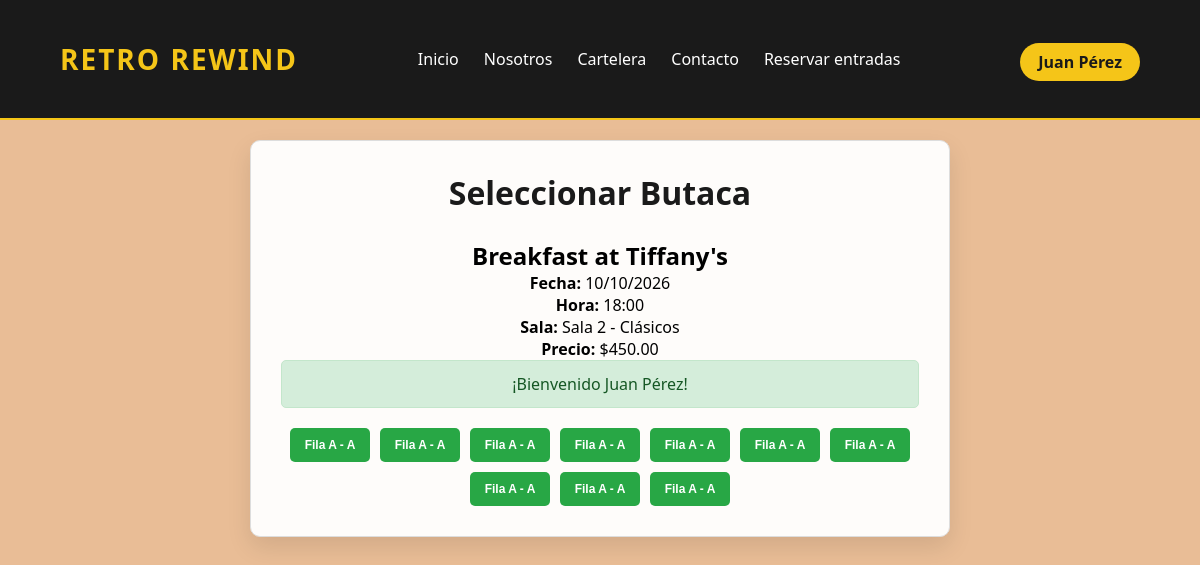
/public/?ruta=entrada&funcion=3 (signed in), run on the app's committed database.
### tables this page shows
CREATE TABLE `funciones` (
  `id_funcion` int(11) NOT NULL AUTO_INCREMENT,
  `id_pelicula` int(11) NOT NULL,
  `id_sala` int(11) NOT NULL,
  `fecha` date NOT NULL,
  `horario` time NOT NULL,
  `precio` decimal(10,2) NOT NULL,
  `activo` tinyint(1) NOT NULL DEFAULT 1,
  PRIMARY KEY (`id_funcion`),
  FOREIGN KEY (`id_pelicula`) REFERENCES `peliculas`(`id_pelicula`) ON DELETE RESTRICT,
  FOREIGN KEY (`id_sala`) REFERENCES `salas`(`id_sala`) ON DELETE RESTRICT
);

CREATE TABLE `peliculas` (
  `id_pelicula` int(11) NOT NULL AUTO_INCREMENT,
  `titulo` varchar(150) NOT NULL,
  `descripcion` text NOT NULL,
  `duracion` int(11) NOT NULL,
  `genero` varchar(50) NOT NULL,
  `clasificacion` varchar(10) NOT NULL,
  `anio_estreno` int(11) NOT NULL,
  `posterurl` varchar(255) NOT NULL,
  `trailerurl` varchar(255) DEFAULT NULL,
  `puntaje` decimal(3,1) DEFAULT NULL,
  `destacada` tinyint(1) NOT NULL DEFAULT 0,
  `activo` tinyint(1) NOT NULL DEFAULT 1,
  PRIMARY KEY (`id_pelicula`)
);

CREATE TABLE `salas` (
  `id_sala` int(11) NOT NULL AUTO_INCREMENT,
  `nombre` varchar(50) NOT NULL,
  `capacidad` int(11) NOT NULL,
  `activo` tinyint(1) NOT NULL DEFAULT 1,
  PRIMARY KEY (`id_sala`)
);

CREATE TABLE `butacas` (
  `id_butaca` int(11) NOT NULL AUTO_INCREMENT,
  `id_funcion` int(11) NOT NULL,
  `numero_butaca` varchar(10) NOT NULL,
  `estado` enum('disponible','reservada','ocupada') NOT NULL DEFAULT 'disponible',
  `activo` tinyint(1) NOT NULL DEFAULT 1,
  PRIMARY KEY (`id_butaca`),
  FOREIGN KEY (`id_funcion`) REFERENCES `funciones`(`id_funcion`) ON DELETE CASCADE
);

### controladores/UsuarioControlador.php (called while the page is built, shortened)
<?php
require_once __DIR__ . '/../models/FuncionModelo.php';
require_once __DIR__ . '/../models/ButacaModelo.php';
require_once __DIR__ . '/../helpers/funciones.php';
class UsuarioControlador {
    public function entrada() {
        $id_funcion = isset($_GET['funcion']) ? intval($_GET['funcion']) : 0;
        $funcion = FuncionModelo::obtenerPorId($id_funcion);
        $butacas_disponibles = ButacaModelo::obtenerDisponibles($id_funcion);
        $mensaje = getMensaje();
        require_once __DIR__ . '/../views/usuario/entrada.php';
    }
}
?>

### models/FuncionModelo.php (called while the page is built, shortened)
<?php
class FuncionModelo {
    public static function obtenerPorId($id) {
        $db = ConexionBD::getInstancia()->getConexion();
        $stmt = $db->prepare("SELECT f.*, p.titulo as pelicula_titulo, p.posterurl, s.nombre as sala_nombre, s.capacidad
                              FROM funciones f
                              JOIN peliculas p ON f.id_pelicula = p.id_pelicula
                              JOIN salas s ON f.id_sala = s.id_sala
                              WHERE f.id_funcion = ? AND f.activo = 1");
        $stmt->execute([$id]);
        return $stmt->fetch();
    }
}
?>

### helpers/funciones.php (called while the page is built, shortened)
<?php
function getMensaje() {
    if (isset($_SESSION['mensaje'])) {
        $mensaje = $_SESSION['mensaje'];
        return $mensaje;
    }
    return null;
}
function formatearFecha($fecha, $formato = 'd/m/Y H:i') {
    $datetime = new DateTime($fecha);
    return $datetime->format($formato);
}
?>

### models/ButacaModelo.php (called while the page is built, shortened)
<?php
class ButacaModelo {
    public static function obtenerDisponibles($id_funcion) {
        $db = ConexionBD::getInstancia()->getConexion();
        $stmt = $db->prepare("SELECT * FROM butacas
                              WHERE id_funcion = ? AND estado = 'disponible' AND activo = 1
                              ORDER BY numero_butaca");
        $stmt->execute([$id_funcion]);
        return $stmt->fetchAll();
    }
}
?>

### views/usuario/entrada.php (the view, shortened to what this page needs)
<!DOCTYPE html>
<html lang="es">
<head>
    <link rel="stylesheet" href="<?php echo BASE_URL; ?>css/estilos.css">
</head>
<body>
    <header>
        <nav class="navbar">
            <h1><?php echo SITE_NAME; ?></h1>
            <ul>
                <li><a href="<?php echo BASE_URL; ?>?ruta=home">Inicio</a></li>
                <li><a href="<?php echo BASE_URL; ?>?ruta=nosotros">Nosotros</a></li>
                <li><a href="<?php echo BASE_URL; ?>?ruta=cartelera">Cartelera</a></li>
                <li><a href="<?php echo BASE_URL; ?>?ruta=contacto">Contacto</a></li>
                <li><a href="<?php echo BASE_URL; ?>?ruta=reservar">Reservar entradas</a></li>
            </ul>
            <div class="button">
                <a href="<?php echo BASE_URL; ?>?ruta=perfil">
                    <p><?php echo $_SESSION['usuario_nombre']; ?></p>
                </a>
            </div>
        </nav>
    </header>
    <div class="entrada-container">
        <h1> Seleccionar Butaca</h1>
        <h2><?php echo $funcion['pelicula_titulo']; ?></h2>
        <p><strong> Fecha:</strong> <?php echo formatearFecha($funcion['fecha'], 'd/m/Y'); ?></p>
        <p><strong> Hora:</strong> <?php echo substr($funcion['horario'], 0, 5); ?></p>
        <p><strong> Sala:</strong> <?php echo $funcion['sala_nombre']; ?></p>
        <p><strong> Precio:</strong> $<?php echo number_format($funcion['precio'], 2); ?></p>
        <?php if (isset($mensaje)): ?>
            <div class="mensaje <?php echo $mensaje['tipo']; ?>">
                <?php echo $mensaje['texto']; ?>
            </div>
        <?php endif; ?>
        <?php if (empty($butacas_disponibles)): ?>
            <p class="no-butacas">No hay butacas disponibles para esta función.</p>
        <?php else: ?>
            <div class="butacas-grid">
                <?php foreach ($butacas_disponibles as $butaca): ?>
                    <form action="<?php echo BASE_URL; ?>?ruta=procesar_compra" method="POST" class="butaca-form">
                        <button type="submit" class="butaca-btn">
                            <?php echo $butaca['numero_butaca']; ?>
                        </button>
                    </form>
                <?php endforeach; ?>
            </div>
        <?php endif; ?>
    </div>
</body>
</html>

### public/css/estilos.css (style rules this page uses)
* { margin: 0; padding: 0; box-sizing: border-box; }
body { background-color: #e9bd96; text-align: center; margin: 0; padding: 0; font-family: 'Segoe UI', Tahoma, Geneva, Verdana, sans-serif; padding-top: 120px; }
a { text-decoration: none; }
.navbar { position: fixed; top: 0; width: 100%; height: 120px; z-index: 1000; background-color: #1a1a1a; border-bottom: 2px solid #f5c518; display: flex; align-items: center; justify-content: space-between; padding: 0 5%; flex-wrap: wrap; gap: 15px; box-sizing: border-box; }
.navbar h1 { color: #f5c518; margin: 0; font-size: 28px; letter-spacing: 2px; width: auto; font-weight: 700; }
.navbar ul { display: flex; list-style: none; margin: 0; padding: 0; gap: 25px; flex-wrap: wrap; justify-content: center; }
.navbar ul li a { color: white; text-decoration: none; font-weight: 500; font-size: 16px; transition: 0.3s; }
.button { background-color: #f5c518; padding: 8px 18px; border-radius: 30px; transition: 0.3s; flex-shrink: 0; white-space: nowrap; margin-top: 5px; }
.button a { text-decoration: none; color: #1a1a1a; font-weight: bold; }
.button a p { margin: 0; }
.login-container, .register-container, .perfil-container, .historial-container, .entrada-container, .reservar-container, .contacto-container { max-width: 500px; margin: 20px auto 50px; padding: 30px; background: rgba(255, 255, 255, 0.95); border: 1px solid #ddd; box-shadow: 0 10px 25px rgba(0, 0, 0, 0.1); border-radius: 10px; }
.entrada-container { max-width: 700px; }
.login-container h2, .register-container h2, .perfil-container h1, .historial-container h1, .entrada-container h1, .reservar-container h1, .contacto-container h1 { text-align: center; margin-bottom: 25px; color: #1a1a1a; }
.mensaje { padding: 12px 20px; margin-bottom: 20px; border-radius: 5px; font-weight: 500; text-align: center; }
.mensaje.success { background-color: #d4edda; color: #155724; border: 1px solid #c3e6cb; }
.butacas-grid { display: flex; flex-wrap: wrap; gap: 10px; justify-content: center; margin-top: 20px; }
.butaca-form { display: inline-block; }
.butaca-btn { background-color: #28a745; color: white; border: none; border-radius: 5px; padding: 10px 14px; cursor: pointer; font-size: 12px; font-weight: bold; transition: 0.3s; min-width: 80px; }

### data on the page
funciones: id_pelicula.titulo "Breakfast at Tiffany's", fecha "10/10/2026", horario "18:00", id_sala.nombre "Sala 2 - Clásicos", precio "450.00"
butacas: numero_butaca "Fila A - A"
butacas: numero_butaca "Fila A - A"
butacas: numero_butaca "Fila A - A"
butacas: numero_butaca "Fila A - A"
butacas: numero_butaca "Fila A - A"
butacas: numero_butaca "Fila A - A"
butacas: numero_butaca "Fila A - A"
butacas: numero_butaca "Fila A - A"
butacas: numero_butaca "Fila A - A"
butacas: numero_butaca "Fila A - A"

### other printed values
SITE_NAME "RETRO REWIND"
$_SESSION['usuario_nombre'] "Juan Pérez"
$mensaje['texto'] "¡Bienvenido Juan Pérez!"
